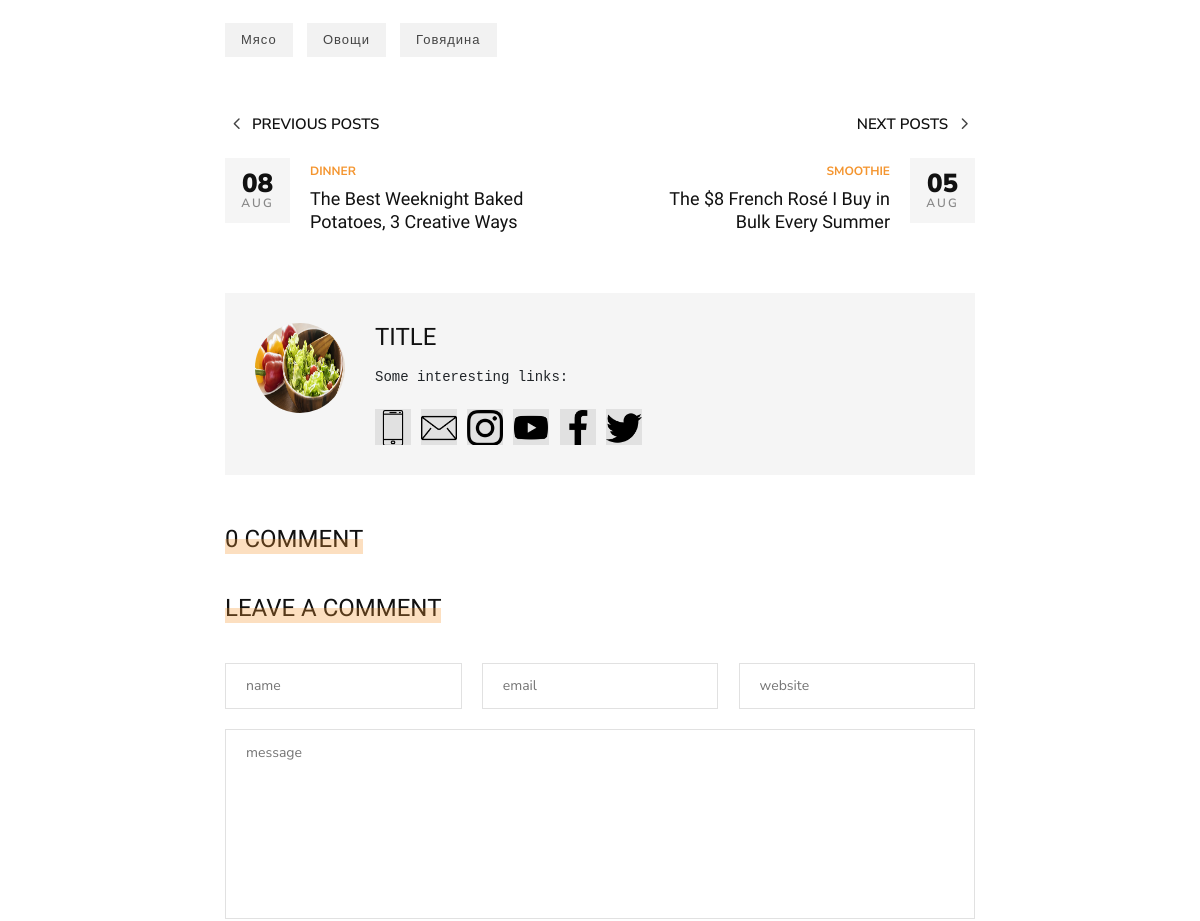
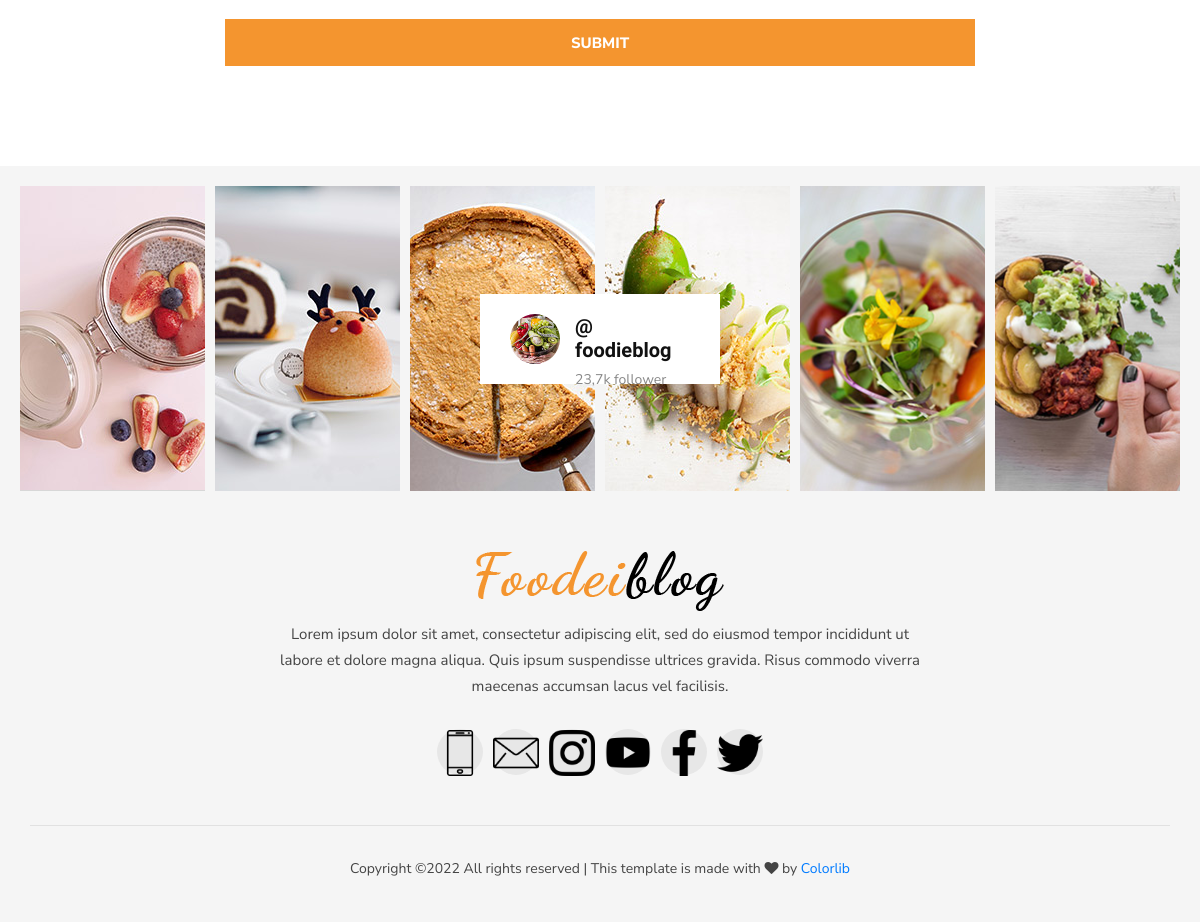
The page /dinner/ragu-iz-govyazhej-lopatki-na-pive/ (lower part) on the database as committed earlier (2 pictures, top to bottom).
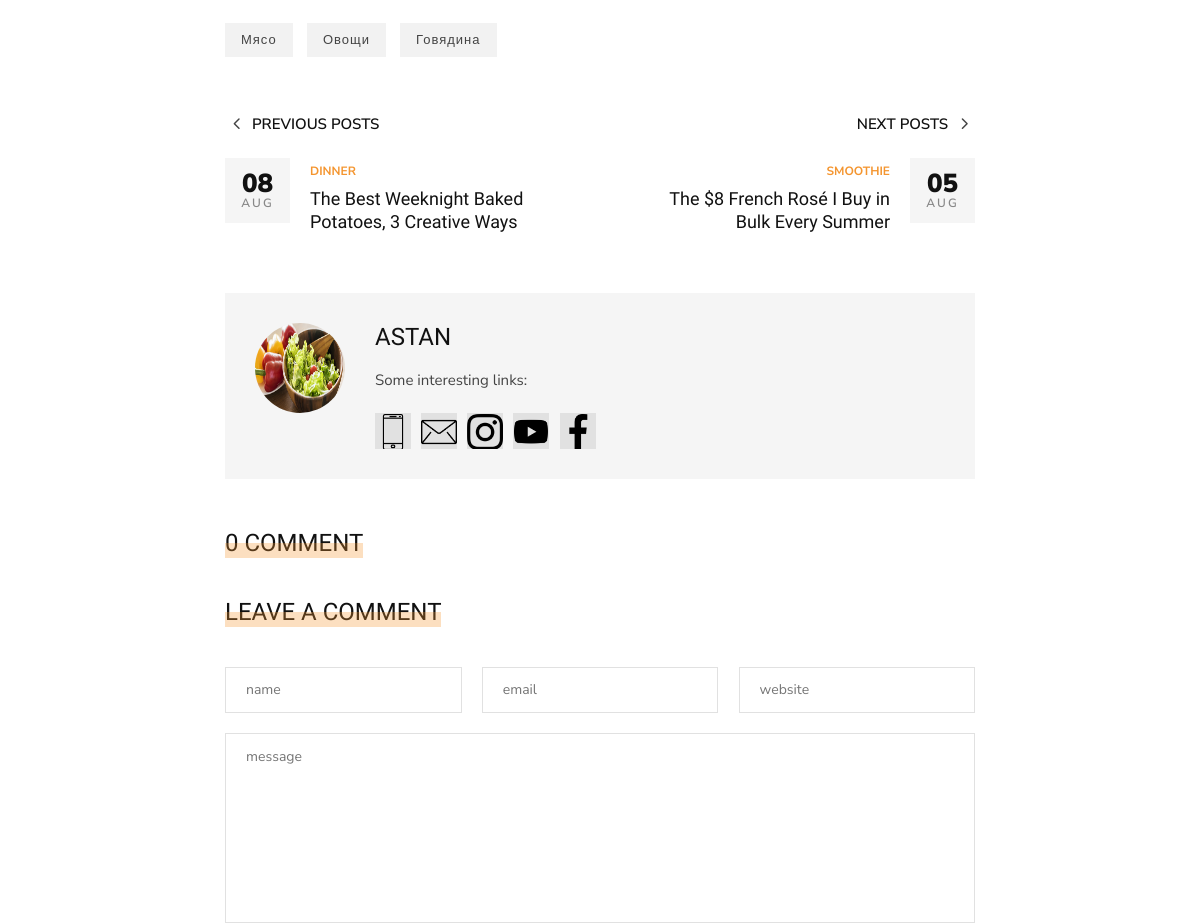
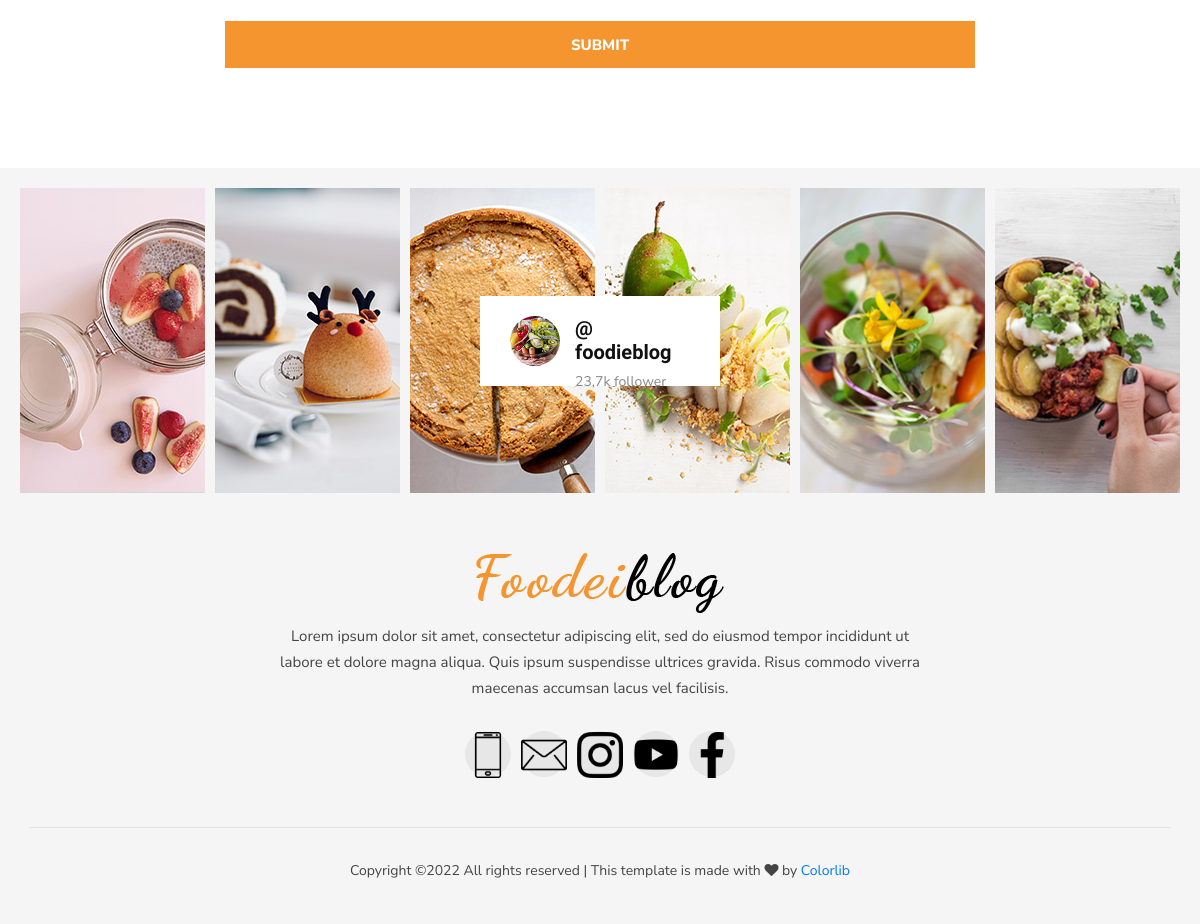
The same page on the database as committed later (2 pictures, top to bottom).
### blog/models.py (models this page shows, shortened)
class Tag(models.Model):
    name = models.CharField(max_length=100)
    slug = models.SlugField(max_length=100)

### contact/models.py (models this page shows, shortened)
class About(models.Model):
    name = models.CharField(max_length=50, default="")
    text = RichTextField()
    mini_text = RichTextField()
    def get_first_image(self):
        item = self.about_images.first()
        return item.image.url

class ImageAbout(models.Model):
    image = models.ImageField(upload_to="about/")
    page = models.ForeignKey(
        About, on_delete=models.CASCADE, related_name="about_images"
    )
    alt = models.CharField(max_length=100)

class Social(models.Model):
    icon = models.FileField(upload_to="icons/")
    name = models.CharField(max_length=200)
    link = models.URLField()

### blog/views.py (the view)
class PostDetailView(DetailView):
    model = Post
    context_object_name = "post"
    slug_url_kwarg = "post_slug"
    def get_context_data(self, **kwargs):
        context = super().get_context_data(**kwargs)
        context["form"] = CommentForm()
        return context

### blog/forms.py
class CommentForm(forms.ModelForm):
    class Meta:
        model = Comment
        exclude = ["create_at", "post"]
        widgets = {
            "name": forms.TextInput(attrs={"placeholder": "name"}),
            "email": forms.EmailInput(attrs={"placeholder": "email"}),
            "website": forms.TextInput(attrs={"placeholder": "website"}),
            "message": forms.Textarea(attrs={"placeholder": "message"}),
        }

### blog/models.py (called while the page is built)
    def __str__(self):
        return self.name

    def get_absolute_url(self):
        return reverse(
            "post_single", kwargs={"slug": self.category.slug, "post_slug": self.slug}
        )

    def get_recipes(self):
        return self.recipes.all()

    def get_comments(self):
        return self.comment.all()

### blog/templatetags/menu_tags.py (called while the page is built)
def get_all_categories():
    return Category.objects.all()

@register.inclusion_tag("blog/include/tags/top_menu.html")
def get_categories():
    category = get_all_categories()
    return {"list_category": category}

@register.inclusion_tag("blog/include/tags/recipes_tag.html")
def get_last_posts():
    posts = Post.objects.select_related("category").order_by("-id")[:5]
    return {"list_last_post": posts}

### templates/blog/post_detail.html (shortened to what this page needs)
{% extends 'base.html' %}
{% load social_tags %}
{% block content %}
  <section class="single-post spad">
    <div class="container">
      <div class="row d-flex justify-content-center">
        <div class="col-lg-8">
          <div class="single-post__tags">
            {% for tag in post.tags.all %}
              <a href="#">{{ tag.name }}</a>
            {% endfor %}
          </div>
          <div class="single-post__next__previous">
            <div class="row">
              <div class="col-lg-6 col-md-6 col-sm-6">
                <a href="#" class="single-post__previous">
                  <h6><span class="arrow_carrot-left"></span> Previous posts</h6>
                  <div class="single-post__previous__meta">
                    <h4>08</h4>
                    <span>Aug</span>
                  </div>
                  <div class="single-post__previous__text">
                    <span>Dinner</span>
                    <h5>The Best Weeknight Baked <br/>Potatoes, 3 Creative Ways</h5>
                  </div>
                </a>
              </div>
              <div class="col-lg-6 col-md-6 col-sm-6">
                <a href="#" class="single-post__next">
                  <h6>Next posts <span class="arrow_carrot-right"></span></h6>
                  <div class="single-post__next__meta">
                    <h4>05</h4>
                    <span>Aug</span>
                  </div>
                  <div class="single-post__next__text">
                    <span>Smoothie</span>
                    <h5>The $8 French Rosé I Buy in <br/>Bulk Every Summer</h5>
                  </div>
                </a>
              </div>
            </div>
          </div>
          {% get_about as about %}
          <div class="single-post__author__profile">
            <div class="single-post__author__profile__pic">
              <img src="{{ about.get_first_image }}" alt="">
            </div>
            <div class="single-post__author__profile__text">
              <h4>{{ about.name }}</h4>
              <p>{{ about.mini_text|safe }}</p>
              <div class="single-post__author__profile__social">
                {% get_social_links as social_links %}
                {% for item in social_links %}
                  <a href="{{ item.link }}"><img src="{{ item.icon.url }}"></a>
                {% endfor %}
              </div>
            </div>
          </div>
          <div class="single-post__comment">
            <div class="widget__title">
              <h4>{{ post.get_comments.count }} Comment</h4>
            </div>
          </div>
          <div class="single-post__leave__comment">
            <div class="widget__title">
              <h4>Leave a comment</h4>
            </div>
            <form action="{% url 'create_comment' pk=post.id %}" method="post">
              <div class="input-list">
                {{ form.name }}
                {{ form.email }}
                {{ form.website }}
              </div>
              {{ form.message }}
              <button type="submit" class="site-btn">Submit</button>
            </form>
          </div>
        </div>
      </div>
    </div>
  </section>
{% endblock content %}

### templates/footer.html (shortened to what this page needs)
{% load static social_tags cache %}
{% cache 5000 footer %}
<footer class="footer">
  <div class="container-fluid">
    <div class="footer__instagram">
      <div class="footer__instagram__avatar">
        <div class="footer__instagram__avatar--pic">
          <img src="{% static 'img/footer/instagram-avatar.jpg' %}" alt="">
        </div>
        <div class="footer__instagram__avatar--text">
          <h5>@ foodieblog</h5>
          <span>23,7k follower</span>
        </div>
      </div>
      <div class="row">
        <div class="col-lg-2 col-md-2 col-sm-4 col-6">
          <div class="footer__instagram__item set-bg" data-setbg="{% static 'img/footer/ip-1.jpg' %}"></div>
        </div>
        <div class="col-lg-2 col-md-2 col-sm-4 col-6">
          <div class="footer__instagram__item set-bg" data-setbg="{% static 'img/footer/ip-2.jpg' %}"></div>
        </div>
        <div class="col-lg-2 col-md-2 col-sm-4 col-6">
        </div>
        <div class="col-lg-2 col-md-2 col-sm-4 col-6">
        </div>
        <div class="col-lg-2 col-md-2 col-sm-4 col-6">
          <div class="footer__instagram__item set-bg" data-setbg="{% static 'img/footer/ip-5.jpg' %}"></div>
        </div>
        <div class="col-lg-2 col-md-2 col-sm-4 col-6">
          <div class="footer__instagram__item set-bg" data-setbg="{% static 'img/footer/ip-6.jpg' %}"></div>
        </div>
      </div>
    </div>
  </div>
  <div class="container">
    <div class="row">
      <div class="col-lg-12">
        <div class="footer__text">
          <div class="footer__logo">
            <a href="#"><img src="{% static 'img/logo.png' %}" alt=""></a>
          </div>
          <p>Lorem ipsum dolor sit amet, consectetur adipiscing elit, sed do eiusmod tempor
            incididunt
            ut<br/> labore et dolore magna aliqua. Quis ipsum suspendisse ultrices gravida. Risus
            commodo viverra<br/> maecenas accumsan lacus vel facilisis. </p>
          <div class="footer__social">
              {% get_social_links as social_links %}
              {% for item in social_links %}
                <a href="{{ item.link }}"><img src="{{ item.icon.url }}"></a>
              {% endfor %}
          </div>
        </div>
        <div class="footer__copyright">
          <p>
            Copyright &copy;<script>document.write(new Date().getFullYear());</script>
            All rights reserved | This template is made with <i class="fa fa-heart"
                                                                aria-hidden="true"></i> by <a
                href="https://colorlib.com" target="_blank">Colorlib</a>
          </p>
        </div>
      </div>
    </div>
  </div>
</footer>
{% endcache %}

Rows that differ between the two databases and show on the page:
removed About: get_first_image (picture), name "TITLE", mini_text "Some interesting links:"
removed Social: icon (picture)
added About: get_first_image (picture), name "ASTAN", mini_text "Some interesting links:"
